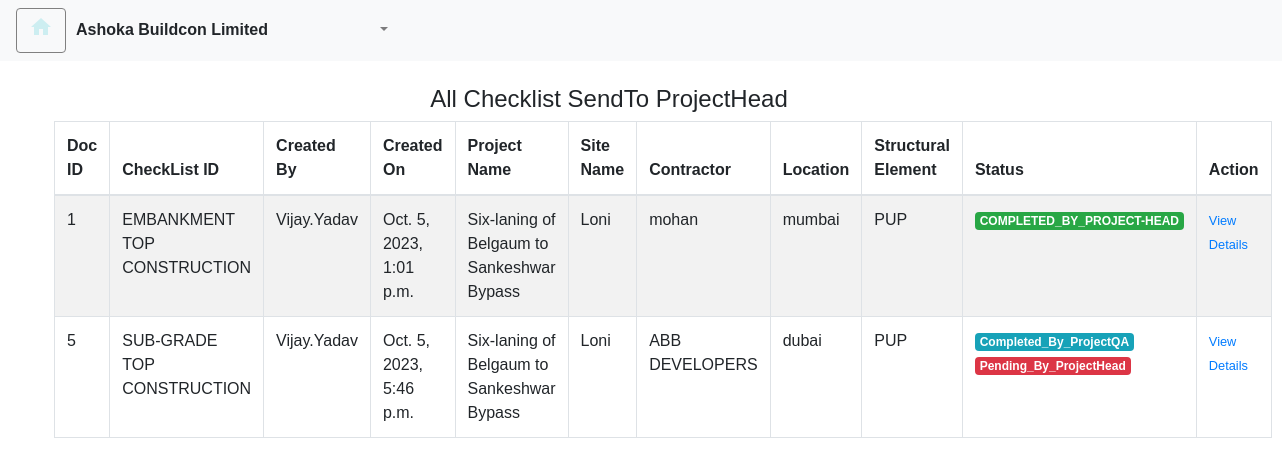
The app's page /all_checklist_sendTo_ProjectHead/ with its own data.
### checkapp/models.py (models this page shows, shortened)
class CheckList_Trans_Header(models.Model):
    Status_choices = (
        ('Completed_By_SiteEngineer & Pending_By_DHEQA','Completed_By_SiteEngineer & Pending_By_DHEQA'),
        ('Completed_By_SiteEngineer & Active_At_DHEQA','Completed_By_SiteEngineer & Active_At_DHEQA'),
        ('Completed_By_DHEQA & Pending_By_ProjectQA','Completed_By_DHEQA & Pending_By_ProjectQA'),
        ('Completed_By_DHEQA & Active_At_ProjectQA','Completed_By_DHEQA & Active_At_ProjectQA'),
        ('Completed_By_ProjectQA & Pending_By_ProjectHead','Completed_By_ProjectQA & Pending_By_ProjectHead'),
        ('Completed_By_ProjectQA & Active_At_ProjectHead','Completed_By_ProjectQA & Active_At_ProjectHead'),
        ('Completed_By_ProjectHead','Completed_By_ProjectHead'),
        ('Rejected','Rejected'),
    )
    Doc_ID = models.AutoField(primary_key=True)
    CheckList_ID = models.ForeignKey(CheckList_Header, on_delete=models.CASCADE)
    Project_Name = models.ForeignKey(Project_Master,on_delete=models.CASCADE)
    Site_Name = models.ForeignKey(Site_Master,on_delete=models.CASCADE,default=True)
    Name_Of_ABLStaff = models.ForeignKey(CustomUser,on_delete=models.CASCADE,related_name='created_by')
    inspection_Start_Date = models.DateTimeField(auto_now_add=True)
    inspection_End_Date = models.DateTimeField(null=True, blank=True)
    Contractor = models.CharField(max_length=100)
    Location = models.CharField(max_length=100)
    Structural_Element = models.ForeignKey(Structural_Element,on_delete=models.CASCADE)
    Chainage = models.CharField(max_length=100)
    Quality_Engineer_status = models.CharField(max_length=70, choices=Quality_Engineer_status,default='Unspecified')
    Quality_Engineer_Comment = models.CharField(max_length=220,editable=True,blank=True)
    Project_Head_Status = models.CharField(max_length=70, choices=Project_Head_Status,default='Unspecified')
    assigned_to = models.ForeignKey(CustomUser,on_delete=models.DO_NOTHING,blank=True,default=None,related_name='assigned_to')
    assigned_to_DHEQA = models.ForeignKey(CustomUser,on_delete=models.DO_NOTHING,null=True,blank=True,default=None,related_name='assigned_to_DHEQA')
    assigned_to_ProjectQA = models.ForeignKey(CustomUser,on_delete=models.DO_NOTHING,blank=True,null=True,default=None,related_name='assigned_to_ProjectQA')
    assigned_to_ProjectHead = models.ForeignKey(CustomUser,on_delete=models.DO_NOTHING,blank=True,null=True,default=None,related_name='assigned_to_ProjectHead')
    is_resolved = models.BooleanField(default=False)
    checklist_status = models.CharField(max_length=70,choices=Status_choices)
    rejected_byDHEQA = models.BooleanField(default=False)

class CheckList_Header(models.Model):
    CheckList_ID = models.AutoField(primary_key=True)
    CheckList_Title = models.CharField(max_length=100)
    def __str__(self):
        return self.CheckList_Title

class CustomUser(AbstractUser):
     User_ID = models.AutoField(primary_key=True)
     username = models.CharField(max_length=100,unique=True)
     is_SiteEngineer = models.BooleanField(default=False)
     is_DHEQA = models.BooleanField(default=False)
     is_ProjectQA = models.BooleanField(default=False)
     is_ProjectHead = models.BooleanField(default=False)
     def __str__(self):
        return self.username

class Project_Master(models.Model):
    Project_ID = models.AutoField(primary_key=True)
    Project_Name = models.CharField(max_length=100)
    def __str__(self):
        return self.Project_Name

class Site_Master(models.Model):
    Site_ID = models.AutoField(primary_key=True)
    Site_Name = models.CharField(max_length=100)
    Project_Name = models.ForeignKey(Project_Master,on_delete=models.CASCADE)  # New field for project name
    Project_ID = models.IntegerField()
    def __str__(self):
        return self.Site_Name

class Structural_Element(models.Model):
    Struc_Ele_ID = models.AutoField(primary_key=True)
    Structural_Element = models.CharField(max_length=100)
    def __str__(self):
        return self.Structural_Element

### checkapp/display.py (the view)
# urls.py: path('all_checklist_sendTo_ProjectHead/',display.all_checklist_sendTo_ProjectHead,name='all_checklist_sendTo_ProjectHead'),
def all_checklist_sendTo_ProjectHead(request):
    status_values = [
    'Completed_By_ProjectQA & Pending_By_ProjectHead',
    'Completed_By_ProjectQA & Active_At_ProjectHead',
    'Completed_By_ProjectHead',
     ]
    query = Q()
    for status in status_values:
     query |= Q(checklist_status=status)
    checklists = CheckList_Trans_Header.objects.filter(query)
    context = {'checklists':checklists,'isActive' : True,  'page_title': 'Ashoka Buildcon Limited',
                'customer_name' : 'Ashoka Buildcon Limited'}
    return render(request,'checkapp/all_checklist_sendTo_ProjectHead.html',context)

### checkapp/templates/checkapp/all_checklist_sendTo_ProjectHead.html (shortened to what this page needs)
{% extends "checkapp/base.html" %}
{% load crispy_forms_tags %}
{% block formcontent %}
<div class="container m-4">
    <div class="">
        <h4 class="text-center">All Checklist SendTo ProjectHead</h4>
    </div>
     <table class="table table-striped table-bordered table-responsive-lg">
                    <thead>
                        <tr>
                            <th scope="col">Doc ID</th>
                            <th scope="col">CheckList ID</th>
                            <th scope="col">Created By</th>
                            <th scope="col">Created On</th>
                            <th scope="col">Project Name</th>
                            <th scope="col">Site Name</th>
                            <th scope="col">Contractor</th>
                            <th scope="col">Location</th>
                            <th scope="col">Structural Element</th>
                            <th scope="col">Status</th>
                            <th scope="col">Action</th>
                        </tr>
                    </thead>
                    <tbody>
                        {% for checklist in checklists %}
                        <tr>
                            <td>{{ checklist.Doc_ID }}</td>
                            <td>{{ checklist.CheckList_ID }}</td>
                            <td>{{ checklist.Name_Of_ABLStaff }}</td>
                            <td>{{ checklist.inspection_Start_Date }}</td>
                            <td>{{ checklist.Project_Name }}</td>
                            <td>{{ checklist.Site_Name }}</td>
                            <td>{{ checklist.Contractor }}</td>
                            <td>{{ checklist.Location }}</td>
                            <td>{{ checklist.Structural_Element }}</td>
                            <td>
                                {% if checklist.checklist_status == 'Completed_By_SiteEngineer & Pending_By_DHEQA' %}
                                <span class="badge badge-info">Completed_By_SiteEngineer</span>
                                <span class="badge badge-danger">Pending_By_DHEQA</span>
                                {% elif checklist.checklist_status == 'Completed_By_SiteEngineer & Active_At_DHEQA' %}
                                    <span class="badge badge-info">Completed_By_SiteEngineer </span>
                                    <span class="badge badge-warning"> Active_At_DHEQA</span>
                                {% elif checklist.checklist_status == 'Completed_By_DHEQA & Pending_By_ProjectQA' %}
                                    <span class="badge badge-info">Completed_By_DHEQA</span>
                                    <span class="badge badge-danger">Pending_By_ProjectQA</span>
                                {% elif checklist.checklist_status == 'Completed_By_DHEQA & Active_At_ProjectQA' %}
                                    <span class="badge badge-info">Completed_By_DHEQA </span>
                                    <span class="badge badge-warning">Active_At_ProjectQA</span>
                                {% elif checklist.checklist_status == 'Completed_By_ProjectQA & Pending_By_ProjectHead' %}
                                    <span class="badge badge-info">Completed_By_ProjectQA</span>
                                    <span class="badge badge-danger">Pending_By_ProjectHead</span>
                                {% elif checklist.checklist_status == 'Completed_By_ProjectQA & Active_At_ProjectHead' %}
                                    <span class="badge badge-info">Completed_By_ProjectQA</span>
                                    <span class="badge badge-warning">Active_At_ProjectHead</span>
                                {% elif checklist.checklist_status == 'Completed_By_ProjectHead' %}
                                    <span class="badge badge-success">COMPLETED_BY_PROJECT-HEAD</span>
                                {% endif %}
                            </td>
                            <td><small><a href="{% url 'checklist_avtar' checklist.pk %}">View Details</a></small></td>
                        </tr>
                        {% endfor %}
                    </tbody>
                </table>
            </div>
</div>
{% endblock %}

### checkapp/templates/checkapp/base.html (style rules this page uses)
body { font-family: Arial, sans-serif; font-size: 16px; }

### records on screen
CheckList_Trans_Header: Doc_ID "1", CheckList_ID "EMBANKMENT TOP CONSTRUCTION", Name_Of_ABLStaff "Vijay.Yadav", inspection_Start_Date "Oct. 5, 2023, 1:01 p.m.", Project_Name "Six-laning of Belgaum to Sankeshwar Bypass", Site_Name "Loni", Contractor "mohan", Location "mumbai", Structural_Element "PUP", shows "COMPLETED_BY_PROJECT-HEAD"
CheckList_Trans_Header: Doc_ID "5", CheckList_ID "SUB-GRADE TOP CONSTRUCTION", Name_Of_ABLStaff "Vijay.Yadav", inspection_Start_Date "Oct. 5, 2023, 5:46 p.m.", Project_Name "Six-laning of Belgaum to Sankeshwar Bypass", Site_Name "Loni", Contractor "ABB DEVELOPERS", Location "dubai", Structural_Element "PUP", shows "Completed_By_ProjectQA"

### other values on screen
{{ customer_name }} "Ashoka Buildcon Limited"
